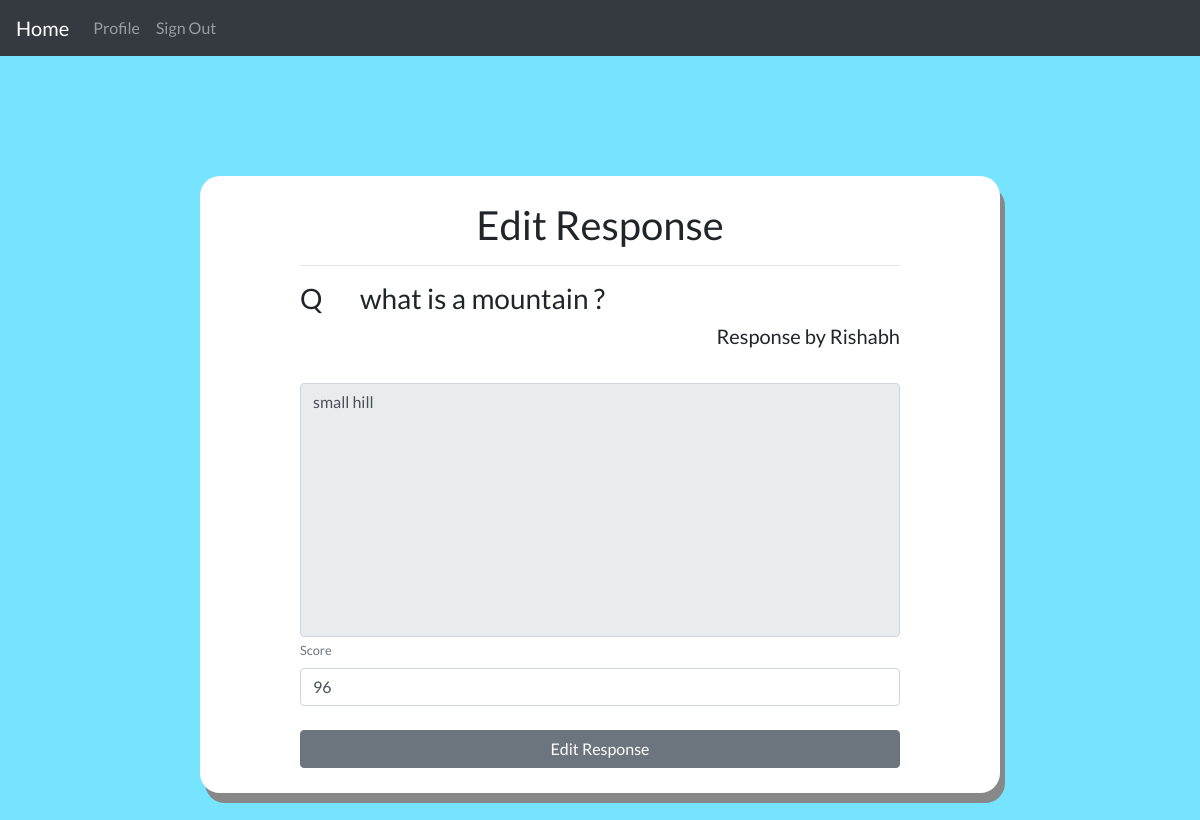
Page /quiz/response-update/gfh657dhf4 (signed in) on the committed database.
### quiz/models.py (models this page shows, shortened)
class Question(models.Model):
    author = models.ForeignKey(User, on_delete=models.CASCADE)
    title = models.CharField(max_length=200)
    model_answer = models.TextField(null=True)
    question_code = models.CharField(max_length=200, default=uuid4().hex[:6])
    slug = models.SlugField(max_length=255, null=True)
    date_added = models.DateTimeField(auto_now_add=True, null=True, blank=True)

class Response(models.Model):
    user = models.ForeignKey(User, null=False, on_delete=models.CASCADE)
    question = models.ForeignKey(
        Question, on_delete=models.CASCADE, related_name='responses')
    body = models.TextField(null=False)
    marks = models.IntegerField(default=0, validators=[
                                MinValueValidator(0), MaxValueValidator(100)])
    slug = models.SlugField(max_length=255, null=True)
    date_added = models.DateTimeField(auto_now_add=True, null=True, blank=True)

### user_auth/models.py (models this page shows, shortened)
class User(AbstractUser):
    first_name = models.CharField(max_length=200, null=True, blank=True)
    last_name = models.CharField(max_length=200, null=True, blank=True)
    username = models.CharField(max_length=200, unique=True)
    email = models.CharField(max_length=200, unique=True)
    slug = models.SlugField()
    is_teacher = models.BooleanField(default=False)

### quiz/views.py (the view, shortened to what this page needs)
class ResponseUpdateView(LoginRequiredMixin, UserPassesTestMixin, UpdateView):
    model = Response
    form_class = ResponseUpdateForm
    template_name = 'quiz/response_update.html'
    def get_context_data(self, **kwargs):
        context = super().get_context_data(**kwargs)
        context["question"] = self.object.question
        return context
    def test_func(self):
        if self.get_object().question.author == self.request.user:
            return True
        return False

### quiz/forms.py
class ResponseUpdateForm(forms.ModelForm):
    body = forms.CharField(widget=forms.Textarea, disabled=True)
    marks = forms.IntegerField(min_value=0, max_value=100)
    class Meta:
        model = Response
        fields = ['body', 'marks']

### quiz/templates/quiz/response_update.html (shortened to what this page needs)
{% extends 'layouts/quiz_page.html' %}
{% load widget_tweaks %}
{% block content %}
<div class="login my-auto">
    <form action="" method="POST" class="login-form">
        <div class="title text-center">
            <h1>Edit Response</h1>
            <hr>
        </div>
        <div class="ques-desc">
            <div class="question">
                <h3>Q</h3>
                <h3>{{question.title}}</h3>
            </div>
            <h5 class="text-right">Response by {{object.user}}</h5>
        </div>
        <div class="form-group my-1 input-field">
            {{form.body|add_class:"form-control"|attr:"placeholder:Answer"}}
            <label for="" class="small">Answer</label>
        </div>
        <div class="form-group my-1 input-field">
            {{form.marks|add_class:"form-control"|attr:"placeholder:Score"}}
            <label for="" class="small">Score</label>
        </div>
        <div class="mt-4">
            <button type="submit" class="btn btn-secondary w-100">Edit Response</button>
        </div>
    </form>
</div>
{% endblock %}

### static/css/quiz_styles.css (style rules this page uses)
body, html { height: 100%; -webkit-box-sizing: border-box; box-sizing: border-box; background-color: #77e4ff; font-family: "Lato", sans-serif; overflow-x: hidden; }
.login { padding: 25px; }
.question { display: -ms-grid; display: grid; -ms-grid-columns: 10% 90%; grid-template-columns: 10% 90%; }
.login-form { height: 100%; max-width: 600px; margin: auto; }
.login-form .input-field { display: -webkit-box; display: -ms-flexbox; display: flex; -webkit-box-orient: vertical; -webkit-box-direction: reverse; -ms-flex-direction: column-reverse; flex-direction: column-reverse; }
.login-form .input-field input:valid + label { color: #6c757d; }
.login-form .input-field label { color: white; }
.login-form .input-field textarea { resize: none; }

### rows in the picture
Question: title "what is a mountain ?"
Response: user "Rishabh", body "small hill", marks "96"
